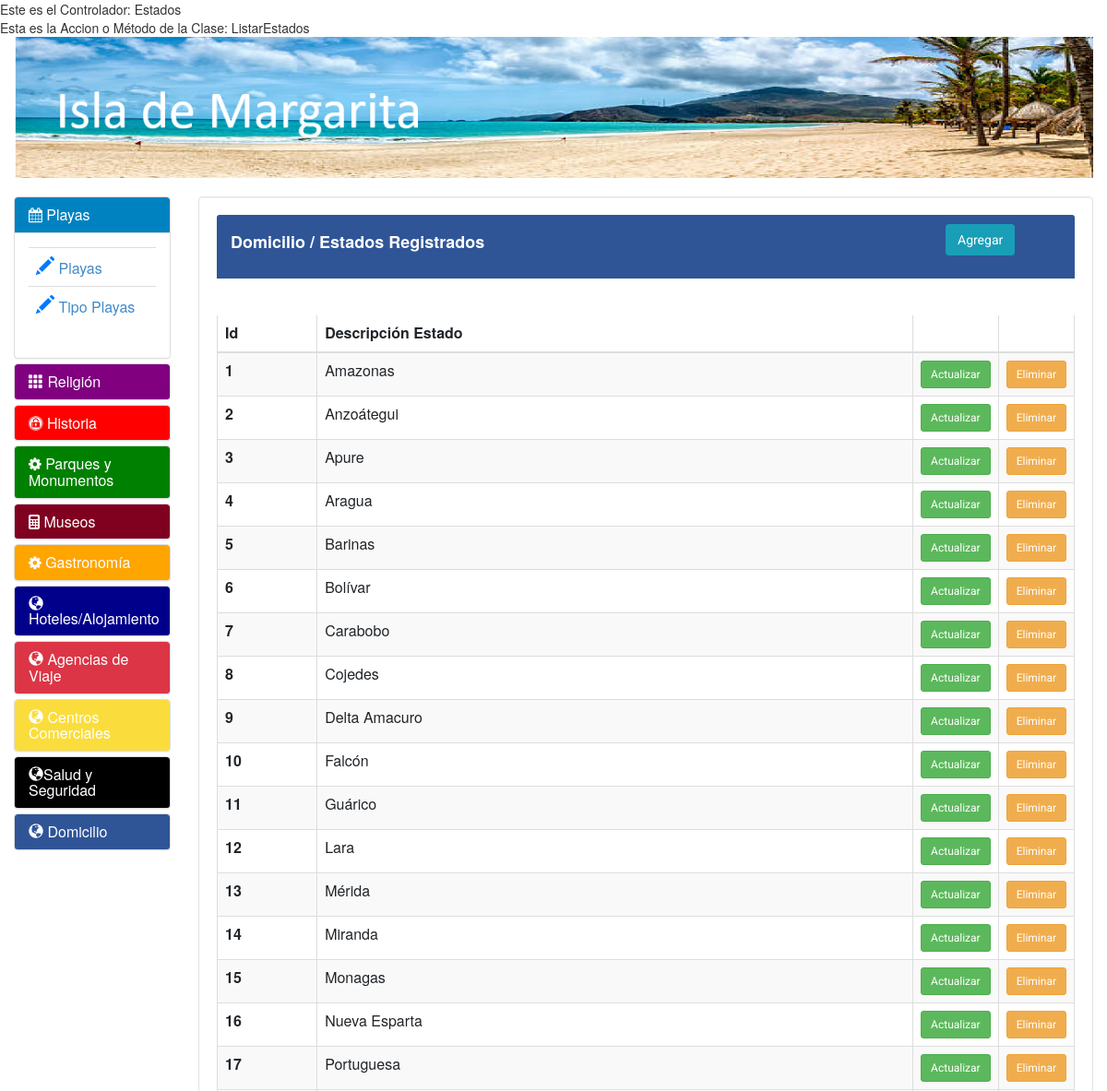
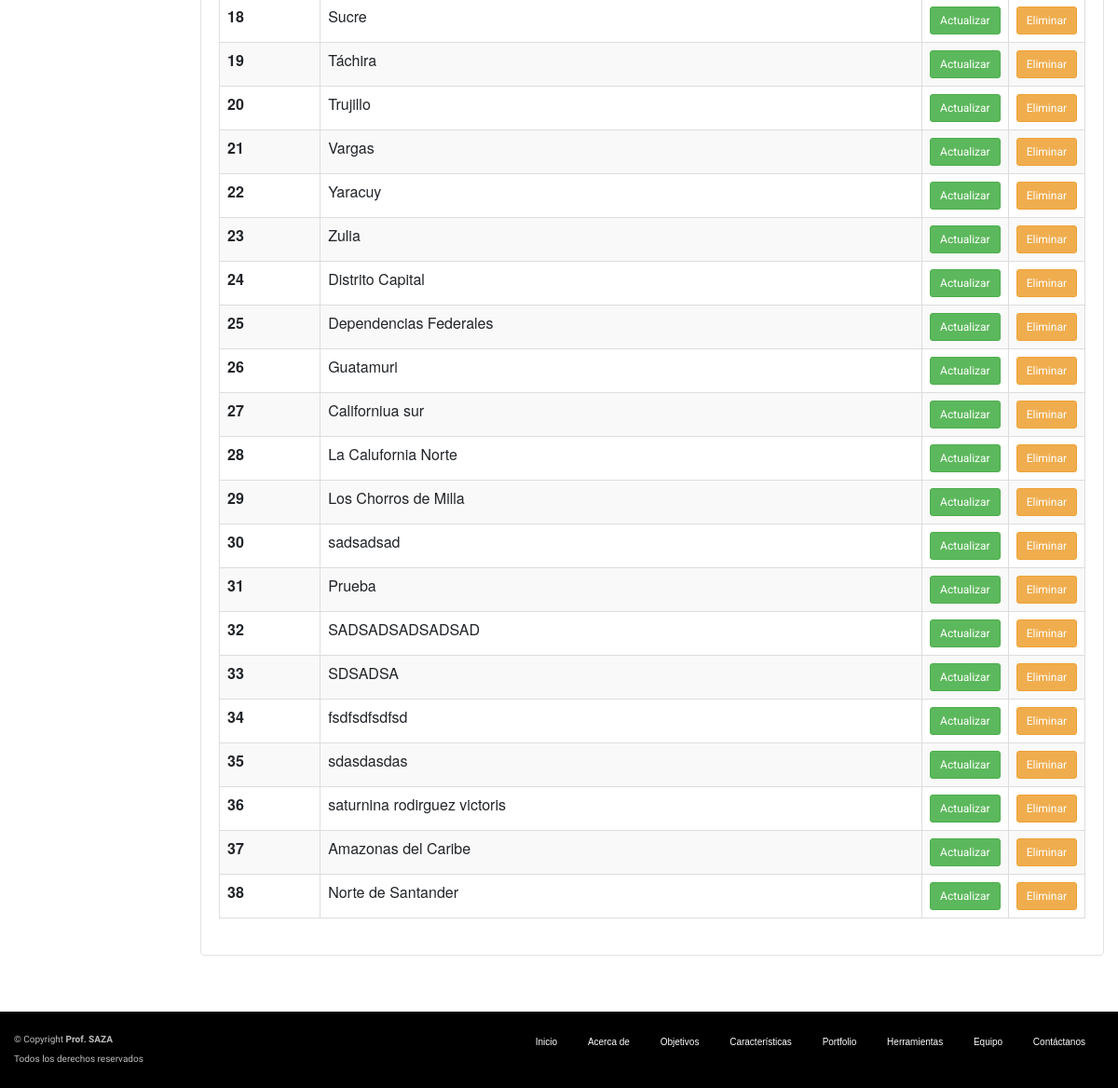
Page /Estados/ListarEstados on the committed database (2 pictures, top to bottom).
### tables this page shows
CREATE TABLE IF NOT EXISTS `tbl_estado` (
  `Cod_Estado` int NOT NULL,
  `Des_Estado` varchar(52) NOT NULL,
  PRIMARY KEY (`Cod_Estado`),
  UNIQUE KEY `Des_Estado` (`Des_Estado`)
);

### controllers/EstadosController.php (called while the page is built, shortened)
<?php
class EstadosController
{
 	function ListarEstados(){
		 require_once('views/Estados/listarestados.php');
	}
	static public function ListarEstados1(){
	   	 require_once('models/EstadosModel.php');
         $result_Listar= EstadosModel::ListarEstados();
         return $result_Listar;
	}
}
?>

### models/EstadosModel.php (called while the page is built, shortened)
<?php
class EstadosModel
{
	public static function Get_Data($sql){
		$conexion=Conectar::conexion();
		try {
			!$result = mysqli_query($conexion, $sql);
		if ($result) {
            if (mysqli_affected_rows($conexion) == 0) {
                return false;
            } else {
                return $result;
            }
        } else {
            return false;
        }
		} catch (Exception $e) {
			return false;
		} finally {
			$conexion = Conectar::desconexion($conexion);
		}
	}
	public static function ListarEstados(){
		$sql_Estado = "SELECT * FROM tbl_estado ORDER BY Cod_Estado asc";
        $result_Estado = EstadosModel::Get_Data($sql_Estado);
        return $result_Estado;
	}
}
?>

### views/Estados/listarestados.php (the view)
<?php
   require_once('controllers/EstadosController.php');
   $controller= new EstadosController();
   $result_Estado= $controller->ListarEstados1();
   $numrows = mysqli_num_rows($result_Estado);
?>
<div class="contaniner">
<div class="panel-heading" style =" background-color: #2F5597">
        <div class = "row">
            <div class = "col-10" style = "color : white">
                <h4> <b>Domicilio / Estados Registrados</b></h4>
            </div>
            <div class = "col-2">
                <form action= "<?php echo SERVERURL?>Estados/IngresarEstado" method = "POST">
                    <button type="submit" class="btn btn-prymary" text-align = "center">Agregar</button>
                </form>
            </div>
          </div>
</div>
<br> <br>
<div class="table-responsive">
<table id="dtBasicExample" data-order='[[ 0, "asc" ]]' data-page-length='10' class="table table-sm table-striped table-hover table-bordered" cellspacing="0" width="100%" >
  <thead>
     <tr>
              <th class="th-sm">Id</th>
              <th class="th-sm">Descripción Estado</th>
              <th class="th-sm"></th>
              <th class="th-sm"></th>
     </tr>
  </thead>
 <tbody>
 <?php
      if ($numrows != 0)
      {
         while ($numrows = mysqli_fetch_array($result_Estado))
         {?>
              <tr>
                  <?php
                      $i = $numrows["Cod_Estado"];
                  ?>
                  <th scope="row"><?php echo $numrows["Cod_Estado"]; ?></th>
                  <td><?php echo $numrows["Des_Estado"]; ?></td>
                  <form action= "<?php echo SERVERURL?>Estados/ActualizarEstado/<?php echo $i?>" method = "POST">
                  <td align= "center" width="50px">
                      <button type="submit" class="btn btn-sm btn-success btn-sm" text-align = "center">Actualizar</button>
                  </td>
                  </form>
                  <form action= "<?php echo SERVERURL?>Estados/BorrarEstado/<?php echo $i?>" method = "POST">
                  <td align= "center" width="50px">
                      <button type="submit" class="btn btn-sm btn-warning btn-sm" text-align = "center">Eliminar</button>
                  </td>
                  </form>
              </tr>
          <?php }
      }
?>
</tbody>
</table>
</div>
</div>

### rows in the picture
tbl_estado: Cod_Estado "1", Des_Estado "Amazonas"
tbl_estado: Cod_Estado "2", Des_Estado "Anzoátegui"
tbl_estado: Cod_Estado "3", Des_Estado "Apure"
tbl_estado: Cod_Estado "4", Des_Estado "Aragua"
tbl_estado: Cod_Estado "5", Des_Estado "Barinas"
tbl_estado: Cod_Estado "6", Des_Estado "Bolívar"
tbl_estado: Cod_Estado "7", Des_Estado "Carabobo"
tbl_estado: Cod_Estado "8", Des_Estado "Cojedes"
tbl_estado: Cod_Estado "9", Des_Estado "Delta Amacuro"
tbl_estado: Cod_Estado "10", Des_Estado "Falcón"
tbl_estado: Cod_Estado "11", Des_Estado "Guárico"
tbl_estado: Cod_Estado "12", Des_Estado "Lara"
tbl_estado: Cod_Estado "13", Des_Estado "Mérida"
tbl_estado: Cod_Estado "14", Des_Estado "Miranda"
tbl_estado: Cod_Estado "15", Des_Estado "Monagas"
tbl_estado: Cod_Estado "16", Des_Estado "Nueva Esparta"
tbl_estado: Cod_Estado "17", Des_Estado "Portuguesa"
tbl_estado: Cod_Estado "18", Des_Estado "Sucre"
tbl_estado: Cod_Estado "19", Des_Estado "Táchira"
tbl_estado: Cod_Estado "20", Des_Estado "Trujillo"
tbl_estado: Cod_Estado "21", Des_Estado "Vargas"
tbl_estado: Cod_Estado "22", Des_Estado "Yaracuy"
tbl_estado: Cod_Estado "23", Des_Estado "Zulia"
tbl_estado: Cod_Estado "24", Des_Estado "Distrito Capital"
tbl_estado: Cod_Estado "25", Des_Estado "Dependencias Federales"
tbl_estado: Cod_Estado "26", Des_Estado "Guatamuri"
tbl_estado: Cod_Estado "27", Des_Estado "Californiua sur"
tbl_estado: Cod_Estado "28", Des_Estado "La Calufornia Norte"
tbl_estado: Cod_Estado "29", Des_Estado "Los Chorros de Milla"
tbl_estado: Cod_Estado "30", Des_Estado "sadsadsad"
tbl_estado: Cod_Estado "31", Des_Estado "Prueba"
tbl_estado: Cod_Estado "32", Des_Estado "SADSADSADSADSAD"
tbl_estado: Cod_Estado "33", Des_Estado "SDSADSA"
tbl_estado: Cod_Estado "34", Des_Estado "fsdfsdfsdfsd"
tbl_estado: Cod_Estado "35", Des_Estado "sdasdasdas"
tbl_estado: Cod_Estado "36", Des_Estado "saturnina rodirguez victoris"
tbl_estado: Cod_Estado "37", Des_Estado "Amazonas del Caribe"
tbl_estado: Cod_Estado "38", Des_Estado "Norte de Santander"

### other values in the picture
$controller = $router->getController() "Estados"
$action = $router->getAction() "ListarEstados"
